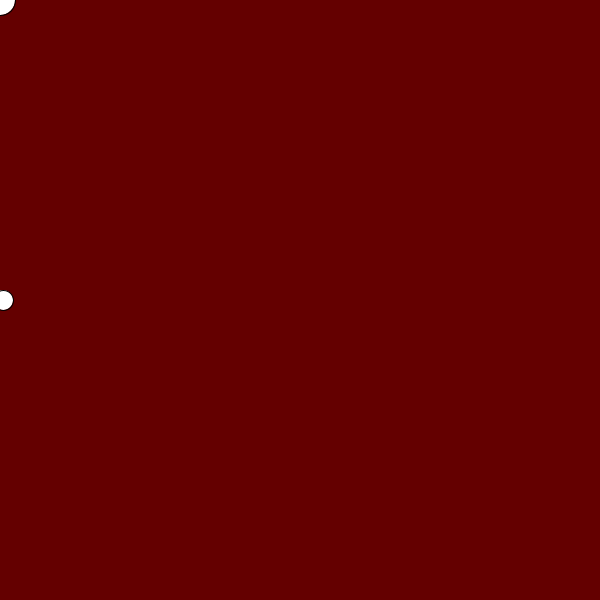
Frame 1 (no input)
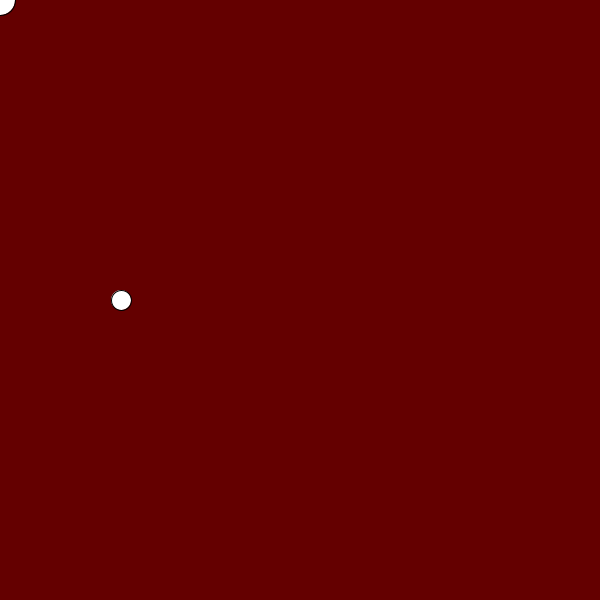
Frame 60 (the mouse pressed at the canvas centre just before this capture)
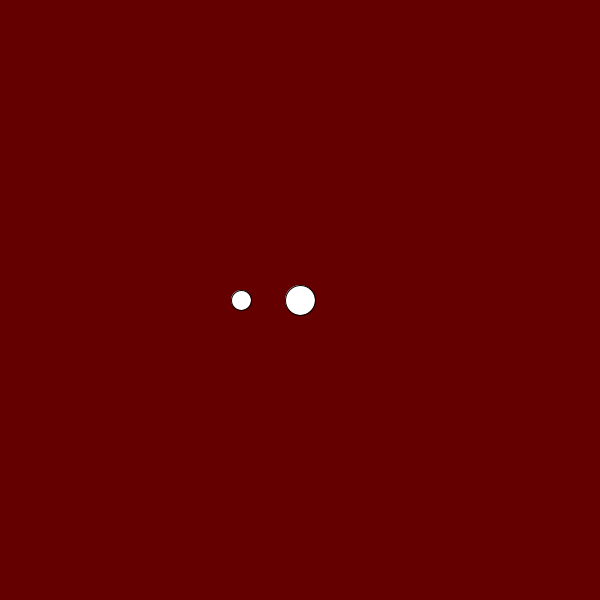
Frame 120 (the mouse held since frame 60 and released just before this capture)

The Processing sketch that drew these frames (run headless with seeded random() and noise(); from frame 60 on, the mouse is pressed at the canvas centre):

// Processing sketch: processing_187016
// ── processing_187016.pde

float gato =1;
void setup() {
  size(600, 600);
}
void draw() {
  if (mouseY<300) {
    background(255,300, 0);  
  }
gato = gato +2;
 background(100, 0, 0);
  ellipse(gato, 300, 20, 20);
  ellipse(mouseX,mouseY, 30, 30);  
 
}
